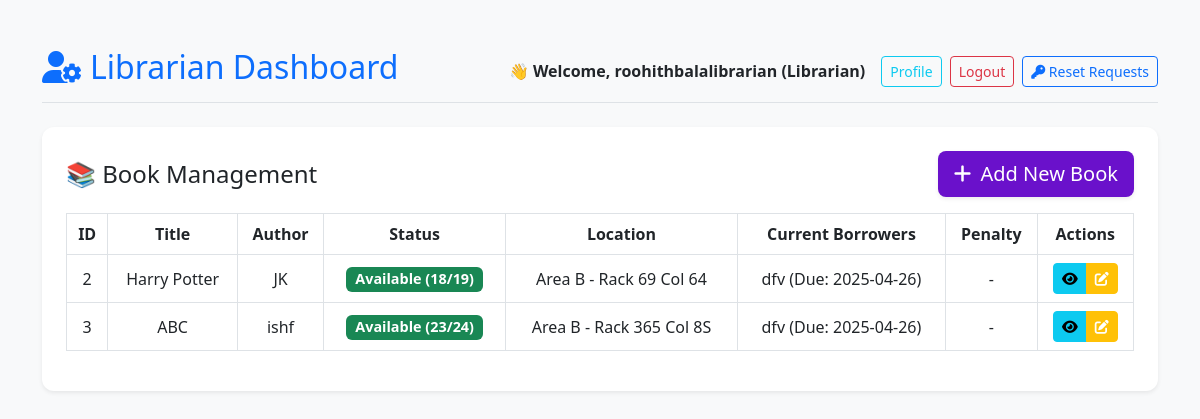
/librarian (signed in), run on an earlier commit of the app's database.
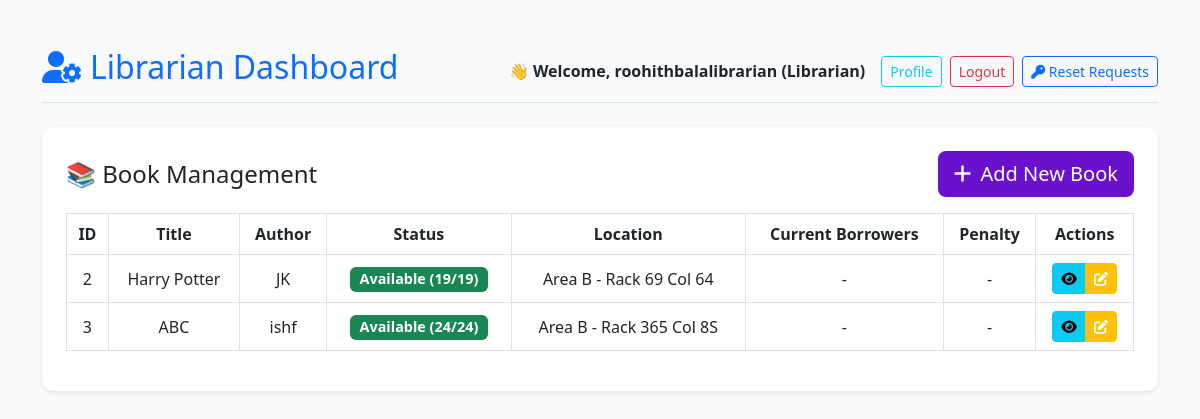
And on a later commit of the database.
### tables this page shows
CREATE TABLE books (
            id INTEGER PRIMARY KEY AUTOINCREMENT,
            title TEXT NOT NULL,
            author TEXT NOT NULL,
            category TEXT NOT NULL,
            publication_year INTEGER,
            isbn TEXT UNIQUE NOT NULL,
            added_by TEXT,
            main_area TEXT,
            rack_no TEXT,
            column_no TEXT,
            total_copies INTEGER DEFAULT 1,
            available_copies INTEGER DEFAULT 1
        );

### app.py (the view)
@app.route("/librarian")
def librarian_dashboard():
    if "user_id" not in session or session.get("role") != "librarian":
        flash("Access Denied! Only Librarians can access this page.", "danger")
        return redirect(url_for("home"))
    with get_db_connection() as conn:
        books = conn.execute("""
            SELECT b.*,
                   COUNT(DISTINCT bc.copy_id) as total_copies,
                   SUM(CASE WHEN bc.status = 'Available' THEN 1 ELSE 0 END) as available_copies,
                   GROUP_CONCAT(DISTINCT
                       CASE WHEN bc.status = 'Taken'
                       THEN u.username || ' (Due: ' || bc.due_date ||
                            CASE WHEN date(bc.due_date) < date('now')
                                 THEN ', Overdue)' ELSE ')' END
                       END) as current_borrowers,
                   MAX(CASE WHEN bc.status = 'Taken' THEN bc.penalty ELSE 0 END) as max_penalty
            FROM books b
            LEFT JOIN book_copies bc ON b.id = bc.book_id
            LEFT JOIN users u ON bc.borrowed_by = u.id
            GROUP BY b.id
        """).fetchall()
    return render_template("librarian_dashboard.html", books=books)

### app.py (called while the page is built)
def get_db_connection():
    conn = sqlite3.connect(DATABASE)
    conn.row_factory = sqlite3.Row
    return conn

### templates/librarian_dashboard.html (shortened to what this page needs)
<!DOCTYPE html>
<html lang="en">
<head>
    <link href="https://cdn.jsdelivr.net/npm/bootstrap@5.3.0/dist/css/bootstrap.min.css" rel="stylesheet">
    <link href="https://cdnjs.cloudflare.com/ajax/libs/font-awesome/6.4.0/css/all.min.css" rel="stylesheet">
</head>
<body class="container mt-5">
    <header class="d-flex justify-content-between align-items-center mb-4 pb-2 border-bottom">
        <h2 class="text-primary"><i class="fas fa-user-cog me-2"></i>Librarian Dashboard</h2>
        <nav class="d-flex align-items-center gap-2 flex-wrap">
            <span class="fw-semibold me-2">👋 Welcome, {{ session["username"] }} (Librarian)</span>
            <a href="{{ url_for('profile') }}" class="btn btn-outline-info btn-sm">Profile</a>
            <a href="{{ url_for('logout') }}" class="btn btn-outline-danger btn-sm">Logout</a>
            <a href="{{ url_for('password_reset_requests') }}" class="btn btn-outline-primary btn-sm position-relative">
                <i class="fas fa-key"></i> Reset Requests
            </a>
        </nav>
    </header>
    <div class="card shadow-sm p-4">
        <div class="d-flex justify-content-between align-items-center mb-3">
            <h4 class="mb-0">📚 Book Management</h4>
            <a href="{{ url_for('add_book_route') }}" class="btn btn-success btn-lg shadow-sm">
                <i class="fas fa-plus me-1"></i> Add New Book
            </a>
        </div>
        <div class="table-responsive">
            <table class="table table-bordered table-hover align-middle text-center">
                <thead>
                    <tr>
                        <th>ID</th>
                        <th>Title</th>
                        <th>Author</th>
                        <th>Status</th>
                        <th>Location</th>
                        <th>Current Borrowers</th>
                        <th>Penalty</th>
                        <th>Actions</th>
                    </tr>
                </thead>
                <tbody>
                    {% for book in books %}
                    <tr>
                        <td>{{ book.id }}</td>
                        <td>{{ book.title }}</td>
                        <td>{{ book.author }}</td>
                        <td>
                            <span class="badge {% if book.available_copies > 0 %}bg-success{% else %}bg-danger{% endif %}">
                                {{ "Available" if book.available_copies > 0 else "Taken" }}
                                ({{ book.available_copies }}/{{ book.total_copies }})
                            </span>
                        </td>
                        <td>{{ book.main_area }} - Rack {{ book.rack_no }} Col {{ book.column_no }}</td>
                        <td>
                            {% if book.current_borrowers %}
                                {{ book.current_borrowers }}
                            {% else %}
                                -
                            {% endif %}
                        </td>
                        <td>
                            {% if book.max_penalty > 0 %}
                                <span class="text-danger fw-semibold">₹{{ "%.2f"|format(book.max_penalty) }}</span>
                            {% else %}
                                -
                            {% endif %}
                        </td>
                        <td>
                            <div class="btn-group">
                                <a href="{{ url_for('view_book', book_id=book.id) }}" class="btn btn-info btn-sm">
                                    <i class="fas fa-eye"></i>
                                </a>
                                <a href="{{ url_for('update_book_route', book_id=book.id) }}" class="btn btn-warning btn-sm">
                                    <i class="fas fa-edit"></i>
                                </a>
                            </div>
                        </td>
                    </tr>
                    {% endfor %}
                </tbody>
            </table>
        </div>
    </div>
</body>
</html>

What changed in the data, as far as the page shows it:
changed books "Harry Potter": available_copies "18" → "19"; current_borrowers "dfv (Due: 2025-04-26)" → (not shown); now shows "-"
changed books "ABC": available_copies "23" → "24"; current_borrowers "dfv (Due: 2025-04-26)" → (not shown); now shows "-"
